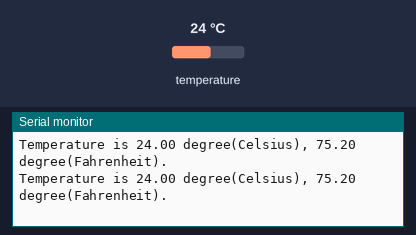
The sketch below on a simulated Arduino Uno, built with avr-gcc and run on an emulated ATmega328P. Parts: the last lines printed to the serial monitor. The inputs (shaded band) are chosen by the test bench; at power-on: temperature 24 °C.

Above: at 3.3 s.
3.4 s: temperature set to 12 °C
At 5.1 s:
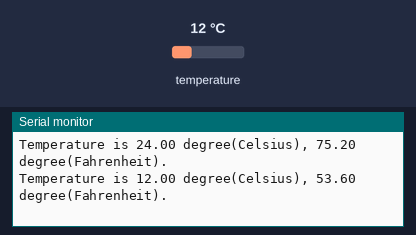
5.9 s: temperature set to 19 °C
At 6.5 s:
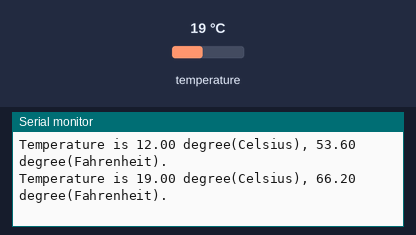
Timing chart, 0 to 8.9 s (numbered marks = the images above; inputs shaded):
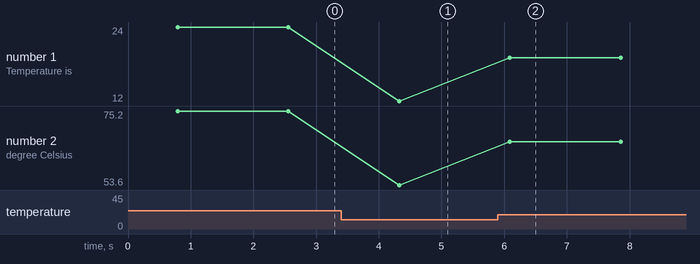

Measured:
- after the input at 3.4 s, the serial monitor: prints a new line after 0.92 s (image 1)
- after the input at 5.9 s, the serial monitor: prints a new line after 0.19 s (image 2)
- plotted number 1: 24 → 12 after the input at 3.4 s, 12 → 19 after the input at 5.9 s
- plotted number 2: 75.2 → 53.6 after the input at 3.4 s, 53.6 → 66.2 after the input at 5.9 s

The sketch:

ch07_DS18B20.ino
```cpp
#include <OneWire.h>
#include <DallasTemperature.h>
#define SERIAL_BAUDRATE 19200
#define DS18B20_PIN 12
OneWire oneWire(DS18B20_PIN);
DallasTemperature tSensors(&oneWire);

// 輔助函式，使用格式字串輸出
void pf(const char *fmt, ... ){
    char tmp[256];
    va_list args;
    va_start (args, fmt );
    vsnprintf(tmp, 256, fmt, args);
    va_end (args);
    Serial.print(tmp);
}

void setup(void) {
  Serial.begin(SERIAL_BAUDRATE);
  while(!Serial){
  }
  tSensors.begin(); // 初始化
  // 取得OneWire線路上有幾個裝置
  int deviceCount = tSensors.getDeviceCount();
  pf("There are %d device(s).\n", deviceCount);

  for(int i = 0; i < deviceCount; i++){
    uint8_t a[8];
    tSensors.getAddress(a, i); // 取得該裝置的位址
    pf("Device index %d, address 0x %02x %02x %02x %02x %02x %02x %02x %02x\n",
      i, a[0], a[1], a[2], a[3], a[4], a[5], a[6], a[7]);
  }
}
void loop(void) {
  tSensors.requestTemperatures(); // 請求讀取溫度
  float c = tSensors.getTempCByIndex(0); // 讀取位置在索引值0的裝置，攝氏
  float f = tSensors.toFahrenheit(c); // 轉成華氏溫度
  Serial.print("Temperature is ");
  Serial.print(c);
  Serial.print(" degree(Celsius), ");
  Serial.print(f);
  Serial.println(" degree(Fahrenheit).");
  delay(1000);
}
```
